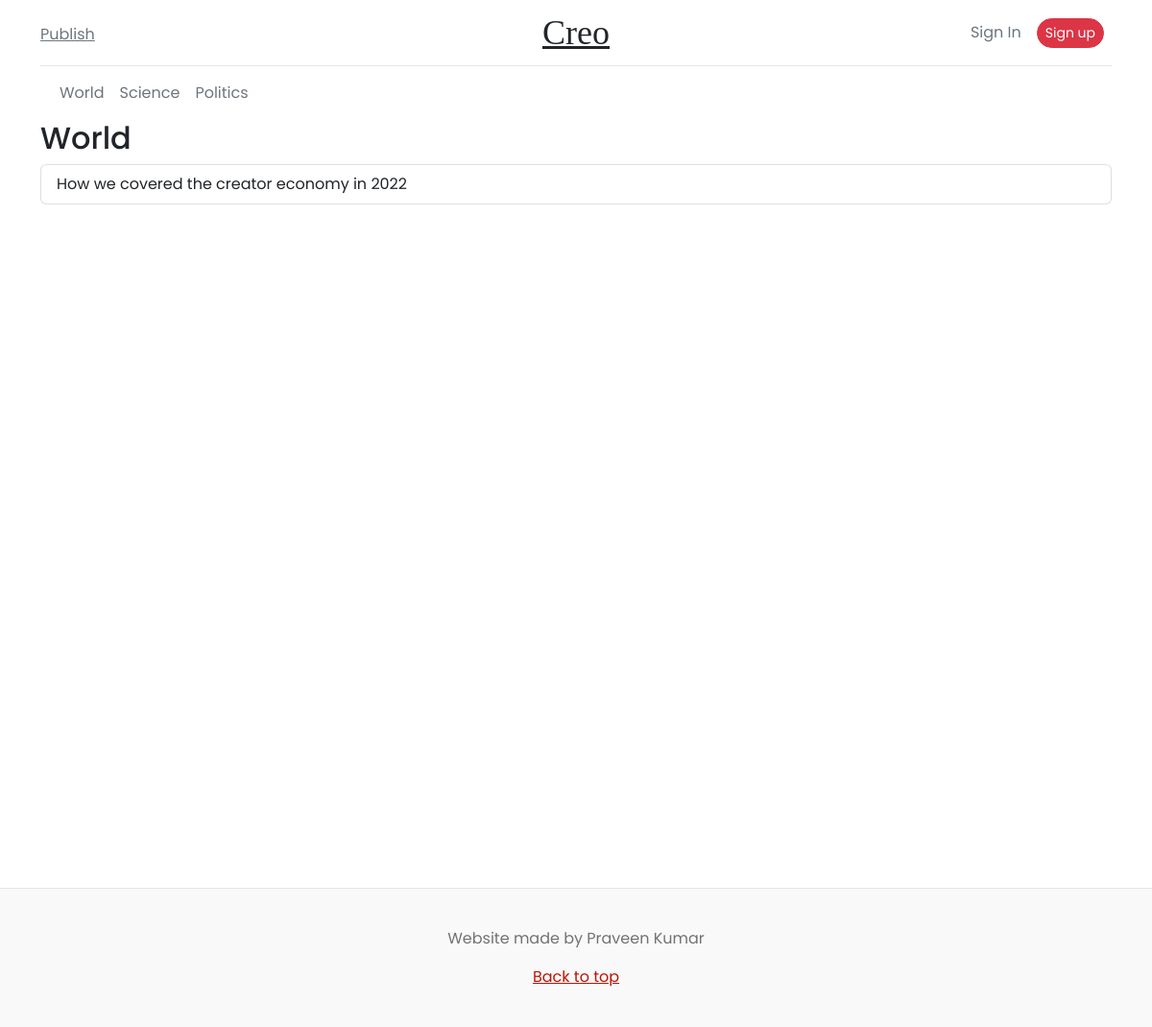
The page /tag/1 on the database its author committed.
### main/models.py (models this page shows, shortened)
class Tag(models.Model):
    name = models.CharField(max_length = 50)
    def __str__(self) -> str:
        return self.name

class Article(models.Model):
    title = models.CharField(max_length=256)
    content = RichTextField()
    created_at = models.DateTimeField(auto_now_add=True)
    thumbnail = models.ImageField(upload_to="profile_pics", blank=True)
    likes = models.ManyToManyField(User, blank=True, related_name="likes")
    comment = models.ManyToManyField("Comment", blank=True)
    tag = models.ForeignKey("Tag", on_delete=models.CASCADE)
    user = models.ForeignKey(User, on_delete=models.CASCADE)

### main/views.py (the view)
# urls.py: path("tag/<int:pk>", views.tag_list, name="tag_list"),
def tag_list(request, pk):
    tag = models.Tag.objects.get(pk = pk)
    article_list = tag.article_set.all()
    context = {
        "article_list" : article_list,
        "tag" : tag,
    }
    return render(request, "main/tag_list.html", context)

### main/context_processors.py (called while the page is built)
def tags_processor(request):
    tags = models.Tag.objects.all().distinct()
    return {"tags" : tags}

### templates/main/tag_list.html
{% extends 'base.html' %}
{% block container %}
    <h2>{{ tag }}</h2>
    <div class="list-group">
        {% for article in article_list %}
            <a href={% url 'article_details' article.pk %} class="list-group-item list-group-item-action">{{ article.title }}</a>
        {% endfor %}
    </div>
{% endblock container %}

### templates/navbar.html (shortened to what this page needs)
<div class="container">
    <header class="blog-header lh-1 py-3">
        <div class="row flex-nowrap justify-content-between align-items-center">
            <div class="col-4 pt-1">
                <a class="link-secondary" href={% url 'create_article' %}>Publish</a>
            </div>
            <div class="col-4 text-center">
                <a class="blog-header-logo text-dark" href={% url 'home' %}>Creo</a>
            </div>
            <div class="col-4 d-flex justify-content-end align-items-center">
                <span class="mx-2">
                    {% if user.is_authenticated %}
                        <div class="btn-group dropdown dropdown-center">
                            <button type="button"
                                    class="btn btn-danger dropdown-toggle"
                                    data-bs-toggle="dropdown"
                                    aria-expanded="false">
                                {{ user.username }}
                            </button>
                            <ul class="dropdown-menu">
                                <li>
                                    <a class="dropdown-item" href={% url 'profile' user.pk %}>Profile</a>
                                </li>
                                <li>
                                    <hr class="dropdown-divider" />
                                </li>
                                <li>
                                    <a class="dropdown-item" href={% url 'cauth:logout' %}>Sign out</a>
                                </li>
                            </ul>
                        </div>
                    {% else %}
                        <a class="link-secondary text-decoration-none"
                           href="{% url 'cauth:login' %}">Sign In</a>
                    {% endif %}
                </span>
                <span class="mx-2">
                    {% if user.is_authenticated == False %}
                        <a class="btn btn-sm btn-danger rounded-pill"
                           href="{% url 'cauth:register' %}">Sign up</a>
                    {% endif %}
                </span>
            </div>
        </div>
    </header>
    <nav class="navbar navbar-expand-lg bg-body-tertiary">
        <div class="container-fluid">
            <div class="collapse navbar-collapse" id="navbarSupportedContent">
                <ul class="navbar-nav me-auto mb-2 mb-lg-0">
                {% for tag in tags %}
                    <li class="nav-item">
                        <a class="nav-link link-secondary p-2" href={% url 'tag_list' tag.pk %}>{{ tag }}</a>
                    </li>
                {% endfor %}
                </ul>
            </div>
        </div>
    </nav>
</div>

### static/styles.css (style rules this page uses)
:root { --main-font: 'Poppins', sans-serif; }
* { font-family: var(--main-font); }
.blog-header { border-bottom: 1px solid #e5e5e5; }
.blog-header-logo { font-family: "Playfair Display", Georgia, "Times New Roman", serif ; font-size: 2.25rem; }
a { color: #BF1304; }

### rows shown on the page
Tag: name "World"
Tag: name "Science"
Tag: name "Politics"
Article: title "How we covered the creator economy in 2022"
